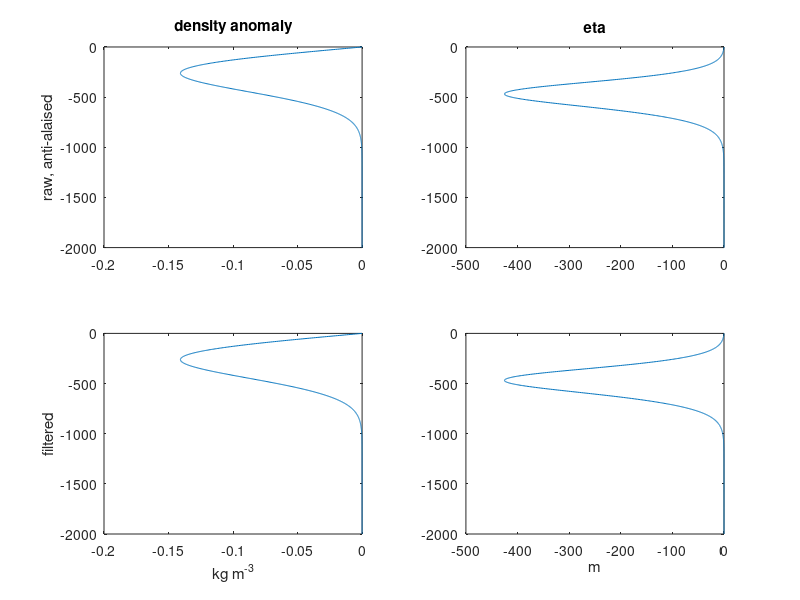

MATLAB code to generate this figure: (Note: this script raises an error after producing the figure.)
% Playing with convergence properties of the vertical mode projection.
%
% 2021-11-14
% If you anti-alias, and therefore truncate the modes, then in physical
% space oscillations become apparent. Essentially you're losing the missing
% variance that would have been captured by the next few modes. The silly
% ah-ha that I had, was that of course, when you're using the quadrature
% grid, and haven't truncated, you won't *see* the oscillations, but
% they are, of course, still there. So really the only solution is to go to
% higher vertical resolution.
%
% 2021-11-15
% The projection of *eta* results is significantly larger oscillations in
% *rho*. The reason is that they differ by a factor of N^2 (which is orders
% of magnitude larger at the surface than at depth). So to keep a smooth
% density structure we do, in fact, want to filter the eta-modes.
%
% Looks like the the number of modes that need to be damped
% (j_max-j_cutoff) is the one thing that really needs to be varied somewhat
% manually.

Lx = 750e3;
Ly = 750e3;

N = 16;
Nx = N;
Ny = N;

latitude = 31;
f = 2 * 7.2921E-5 * sin( latitude*pi/180 );

% Cyprus Eddy example stratification profile
N0 = 12*2*pi/3600; % reference buoyancy frequency, radians/seconds
rho0 = 1025; g = 9.81;
L_gm = 145; % thermocline exponential scale, meters
L_const = 3*L_gm; % depth below which stratification stays constant--try 8*L_gm for badness, 3*L_gm for goodness
Nmin = sqrt(N0*N0*exp(-2*L_const/L_gm));
rhoFunction = @(z) rho0*(1 + L_gm*N0*N0/(2*g)*(1 - exp(2*z/L_gm)) - (Nmin*Nmin/g)*z);
N2Function = @(z) N0*N0*exp(2*z/L_gm) + Nmin*Nmin*ones(size(z));
dLnN2Function = @(z) 2*ones(size(z))/L_gm;

zIn = [-2000 0];

% Cyprus Eddy buoyancy anomaly.
A = -1.32e-5; % s^{-1}
alpha = 8e-10; % m^{-2}
beta = 8.2e-6; % m^{-2}
% etaFunction = @(z) -A*f*(beta/alpha)*(z./N2Function(z)).*exp(-beta*z.*z) - A*A*(beta/alpha)*(z./N2Function(z)).*exp(-2*beta*z.*z);
eta = @(x,y,z) -A*f*(beta/alpha)*(z./N2Function(z)).*exp(-alpha*((x).*(x)+(y).*(y))-beta*z.*z) - A*A*(beta/alpha)*(z./N2Function(z)).*exp(-2*alpha*((x).*(x)+(y).*(y))-2*beta*z.*z);
etaFunction= @(z) eta(-3e3,-3e3,z);

% Start by plotting the *density* profile (not eta)
z = linspace(min(zIn),max(zIn),1000)';
figure
sp1 = subplot(2,2,1);
plot((rho0/g)*N2Function(z).*etaFunction(z),z); hold on
title('density anomaly')
ylabel('raw, anti-alaised')
sp2 = subplot(2,2,3);
plot((rho0/g)*N2Function(z).*etaFunction(z),z); hold on
xlabel('kg m^{-3}')
ylabel('filtered')
sp3 = subplot(2,2,2);
plot(etaFunction(z),z); hold on
title('eta')
sp4 = subplot(2,2,4);
plot(etaFunction(z),z); hold on
xlabel('m')

error = @(rho,rhoback) mean(sqrt(diff(rho-rhoback).^2));
error = @(rho,rhoback) sqrt(mean( (rho-rhoback).^2));

% Now loop through models with an increasing number of modes,
nModes = (20:10:100)';
j_cutoff_optimal = zeros(size(nModes));
j_max_optimal = zeros(size(nModes));
for iMode=1:length(nModes)
    wvm = WaveVortexModelHydrostatic([Lx, Ly, max(zIn)-min(zIn)], [Nx, Ny, nModes(iMode)], latitude, rhoFunction,'N2func', N2Function, 'dLnN2func',dLnN2Function);
    wvm.shouldAntiAlias = 1;
    
    % Vertical projection operators
    Q = squeeze(wvm.Q);
    Ginv = wvm.QGinv.*shiftdim(Q,-1);
    G = wvm.QG./Q;

    j_max = 2*max(wvm.j)/3;
    j_max_optimal(iMode) = j_max;
    
    % Now first, let's look at the baseline
    eta = etaFunction(wvm.z);
    rho = (rho0/g)*N2Function(wvm.z).*eta;
    etahat = G*eta;
    
    Qj = ones(size(etahat));
    Qj(round(j_max):end)=0;
    etaback = Ginv*(etahat.*Qj);
    rhoback = (rho0/g)*N2Function(wvm.z).*etaback;
    subplot(sp1), plot(rhoback,wvm.z)
    subplot(sp3), plot(etaback,wvm.z)
    
    baselineError = error(rho,rhoback);

    % Now let's minimize an error function to find the "optimal" spectral
    % filter
    minRMS = 1e9;
    % mint, minp, minalphaf;
    for t=(1:100)/100
        for p=8%2:2:8
            for alphaf=1%(1:15)/5
                %             t=7/8;p=8;alphaf=0.5;
                j_max = max(wvm.j);
                j_max = 2*j_max/3;
                dj = wvm.j(2)-wvm.j(1);
                j_cutoff = t*j_max; %dj*(j_max/dj)^t;
                alpha = alphaf*log(10); % orders of magnitude to drop over the filter
                Q = @(x,x_max,x_cutoff) exp( - alpha*((abs(x)-x_cutoff)./(x_max-x_cutoff)).^p );
                Qj = Q(wvm.j,j_max,j_cutoff);
                Qj(isnan(Qj)) = 1;
                Qj(abs(wvm.j) < j_cutoff) = 1;
                Qj(abs(wvm.j) > j_max) = 0;

                eta = etaFunction(wvm.z);
                rho = (rho0/g)*N2Function(wvm.z).*eta;
                etahat = G*eta;

                etaback = Ginv*(etahat.*Qj);
                rhoback = (rho0/g)*N2Function(wvm.z).*etaback;

                rms = error(rho,rhoback);

                if rms < minRMS
                    minRMS = rms;
                    mint = t; minp = p; minalphaf = alphaf;
                end
            end
        end
    end

    j_max = max(wvm.j);
    j_max = 2*j_max/3;
    dj = wvm.j(2)-wvm.j(1);
    j_cutoff = mint*j_max; % dj*(j_max/dj)^mint;
    alpha = minalphaf*log(10); % orders of magnitude to drop over the filter
    Q = @(x,x_max,x_cutoff) exp( - alpha*((abs(x)-x_cutoff)./(x_max-x_cutoff)).^minp );
    Qj = Q(wvm.j,j_max,j_cutoff);
    Qj(isnan(Qj)) = 1;
    Qj(abs(wvm.j) < j_cutoff) = 1;
    Qj(abs(wvm.j) > j_max) = 0;

    eta = etaFunction(wvm.z);
    rho = (rho0/g)*N2Function(wvm.z).*eta;
    etahat = G*eta;

    etaback = Ginv*(etahat.*Qj);
    rhoback = (rho0/g)*N2Function(wvm.z).*etaback;
    subplot(sp2), plot(rhoback,wvm.z)
    subplot(sp4), plot(etaback,wvm.z)
    
    j_cutoff_optimal(iMode) = j_cutoff;

    % minRMS = mean(sqrt(diff(eta-etaback).^2));
    % minRMS = mean(sqrt(diff(rho-rhoback).^2));

    fprintf('t=%.2f (j_c=%.2f of %.2f),p=%d,alpha=%.4f, error_ratio=%.2g\n',mint,j_cutoff, j_max, minp,minalphaf,minRMS/baselineError);
end
packfig(2,2)